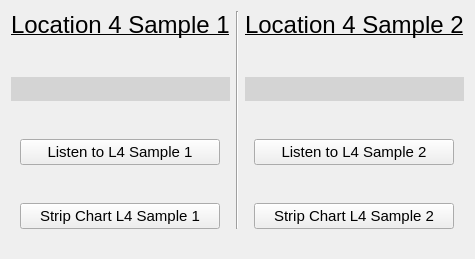
             <widget class="QWidget" name="L4_tab">
              <attribute name="title">
               <string>L4</string>
              </attribute>
              <layout class="QGridLayout" name="gridLayout_10">
               <property name="bottomMargin">
                <number>30</number>
               </property>
               <property name="verticalSpacing">
                <number>38</number>
               </property>
               <item row="0" column="0" alignment="Qt::AlignHCenter">
                <widget class="QLabel" name="L4_S1_Label">
                 <property name="maximumSize">
                  <size>
                   <width>16777215</width>
                   <height>40</height>
                  </size>
                 </property>
                 <property name="font">
                  <font>
                   <family>Arial</family>
                   <pointsize>18</pointsize>
                   <weight>50</weight>
                   <italic>false</italic>
                   <bold>false</bold>
                   <underline>true</underline>
                  </font>
                 </property>
                 <property name="text">
                  <string>Location 4 Sample 1</string>
                 </property>
                </widget>
               </item>
               <item row="0" column="1" rowspan="4">
                <widget class="Line" name="line_4">
                 <property name="orientation">
                  <enum>Qt::Vertical</enum>
                 </property>
                </widget>
               </item>
               <item row="0" column="2" alignment="Qt::AlignHCenter">
                <widget class="QLabel" name="L4_S2_label">
                 <property name="font">
                  <font>
                   <family>Arial</family>
                   <pointsize>18</pointsize>
                   <weight>50</weight>
                   <italic>false</italic>
                   <bold>false</bold>
                   <underline>true</underline>
                  </font>
                 </property>
                 <property name="text">
                  <string>Location 4 Sample 2</string>
                 </property>
                </widget>
               </item>
               <item row="1" column="0">
                <widget class="QLabel" name="L4_S1_input_label">
                 <property name="styleSheet">
                  <string notr="true">background-color: rgb(212, 212, 212);
font: 10pt &quot;Arial&quot;;
text-decoration: none;
    padding: 5px; /* Adjust the padding as needed */</string>
                 </property>
                 <property name="frameShape">
                  <enum>QFrame::NoFrame</enum>
                 </property>
                 <property name="text">
                  <string/>
                 </property>
                </widget>
               </item>
               <item row="1" column="2">
                <widget class="QLabel" name="L4_S2_input_label">
                 <property name="styleSheet">
                  <string notr="true">background-color: rgb(212, 212, 212);
font: 10pt &quot;Arial&quot;;
text-decoration: none;
    padding: 5px; /* Adjust the padding as needed */</string>
                 </property>
                 <property name="frameShape">
                  <enum>QFrame::NoFrame</enum>
                 </property>
                 <property name="text">
                  <string/>
                 </property>
                </widget>
               </item>
               <item row="2" column="0" alignment="Qt::AlignHCenter">
                <widget class="QPushButton" name="L4_S1_listen_pushButton">
                 <property name="minimumSize">
                  <size>
                   <width>200</width>
                   <height>0</height>
                  </size>
                 </property>
                 <property name="font">
                  <font>
                   <family>Arial</family>
                   <pointsize>11</pointsize>
                   <weight>50</weight>
                   <italic>false</italic>
                   <bold>false</bold>
                  </font>
                 </property>
                 <property name="text">
                  <string>Listen to L4 Sample 1</string>
                 </property>
                </widget>
               </item>
               <item row="2" column="2" alignment="Qt::AlignHCenter">
                <widget class="QPushButton" name="L4_S2_listen_pushButton">
                 <property name="minimumSize">
                  <size>
                   <width>200</width>
                   <height>0</height>
                  </size>
                 </property>
                 <property name="font">
                  <font>
                   <family>Arial</family>
                   <pointsize>11</pointsize>
                   <weight>50</weight>
                   <italic>false</italic>
                   <bold>false</bold>
                  </font>
                 </property>
                 <property name="text">
                  <string>Listen to L4 Sample 2</string>
                 </property>
                </widget>
               </item>
               <item row="3" column="0" alignment="Qt::AlignHCenter">
                <widget class="QPushButton" name="L4_S1_graph_pushButton">
                 <property name="minimumSize">
                  <size>
                   <width>200</width>
                   <height>0</height>
                  </size>
                 </property>
                 <property name="font">
                  <font>
                   <family>Arial</family>
                   <pointsize>11</pointsize>
                   <weight>50</weight>
                   <italic>false</italic>
                   <bold>false</bold>
                  </font>
                 </property>
                 <property name="text">
                  <string>Strip Chart L4 Sample 1</string>
                 </property>
                </widget>
               </item>
               <item row="3" column="2" alignment="Qt::AlignHCenter">
                <widget class="QPushButton" name="L4_S2_graph_pushButton">
                 <property name="minimumSize">
                  <size>
                   <width>200</width>
                   <height>0</height>
                  </size>
                 </property>
                 <property name="font">
                  <font>
                   <family>Arial</family>
                   <pointsize>11</pointsize>
                   <weight>50</weight>
                   <italic>false</italic>
                   <bold>false</bold>
                  </font>
                 </property>
                 <property name="text">
                  <string>Strip Chart L4 Sample 2</string>
                 </property>
                </widget>
               </item>
              </layout>
             </widget>
